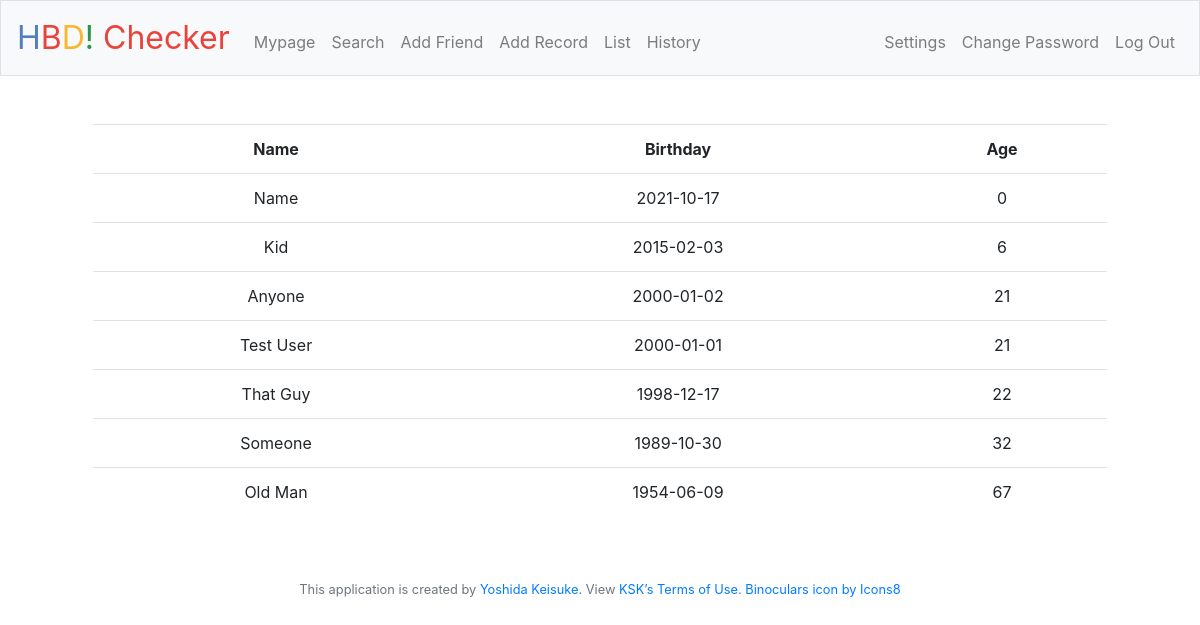
/list (signed in), run on the app's committed database.
### tables this page shows
CREATE TABLE friends (user_id INTEGER, friendname TEXT NOT NULL, birthday DATETIME NOT NULL, age INT, FOREIGN KEY(user_id) REFERENCES users(id));

### application.py (the view)
@app.route("/list")
@login_required
def list():
    friends = db.execute("SELECT * FROM friends WHERE user_id = ? ORDER BY birthday DESC", session['user_id'])
    if not friends:
        return apology("no friends added")
    for friend in friends:
        birthday = friend['birthday']
        age = calculate_age(birthday)
        friend['age'] = age
    return render_template("index.html", friends = friends)

### application.py (called while the page is built)
@app.after_request
def after_request(response):
    response.headers["Cache-Control"] = "no-cache, no-store, must-revalidate"
    response.headers["Expires"] = 0
    response.headers["Pragma"] = "no-cache"
    return response

### helpers.py (called while the page is built)
def login_required(f):
    @wraps(f)
    def decorated_function(*args, **kwargs):
        if session.get("user_id") is None:
            return redirect("/login")
        return f(*args, **kwargs)
    return decorated_function

def from_dob_to_age(born):
    today = date.today()
    return today.year - born.year - ((today.month, today.day) < (born.month, born.day))

def calculate_age(born):
    born = datetime.strptime(born, '%Y-%m-%d')
    age = from_dob_to_age(born)
    return age

### templates/index.html (shortened to what this page needs)
{% extends "layout.html" %}
{% block main %}
    <div class="container">
        <table class="table">
            <tr>
                <th>Name</th>
                <th>Birthday</th>
                <th>Age</th>
            </tr>
            {% for friend in friends %}
                <tr>
                    <td>{{ friend['friendname'] }}</td>
                    <td>{{ friend['birthday'] }}</td>
                    <td>{{ friend['age'] }}</td>
                </tr>
            {% endfor %}
        </table>
    </div>
{% endblock %}

### data on the page
friends: friendname "Name", birthday "2021-10-17", age "0"
friends: friendname "Kid", birthday "2015-02-03", age "6"
friends: friendname "Anyone", birthday "2000-01-02", age "21"
friends: friendname "Test User", birthday "2000-01-01", age "21"
friends: friendname "That Guy", birthday "1998-12-17", age "22"
friends: friendname "Someone", birthday "1989-10-30", age "32"
friends: friendname "Old Man", birthday "1954-06-09", age "67"
